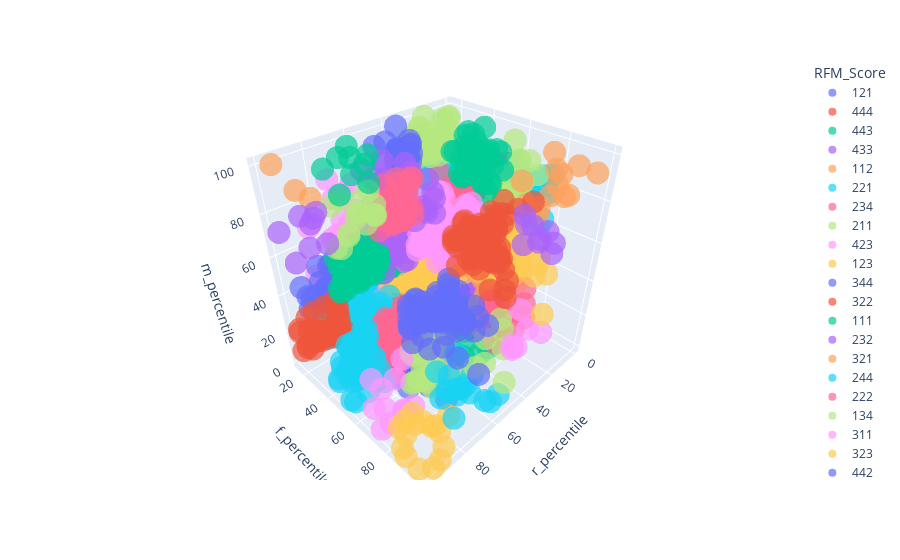

The notebook cell this image was saved under:
### Code cell
fig = px.scatter_3d(rfm_seg, x='r_percentile', y='f_percentile', z='m_percentile',color="RFM_Score",opacity=0.7,hover_name="CustomerID")
fig.show()
